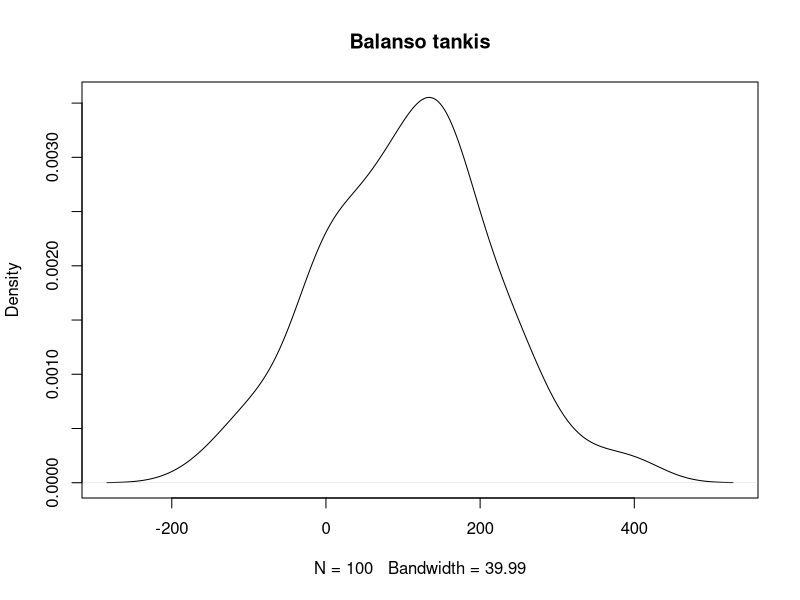

The R script that drew this image:
## ---- chunk 1
knitr::opts_chunk$set(echo = TRUE)
## ---- chunk 2
n=100
balansas <- replicate(n, sum(sample(c(-10,12), n, replace=TRUE, prob=c(1/2, 1/2)))) #100 kartų sumuojami -10 ir +12 su tikimybe 1/2 abiems, pasikartojimai galimi
teig <- split(balansas, balansas>0) #padaliname balansą į teigiamus ir neigiamus
teig <- teig$`TRUE` #imame tik teigiamus
tikim = length(teig)/n #ir daliname teigiamų balansų skaičių iš visų turimų balansų skaičiaus, taip gauname tikimybę gauti teigiamą balansą
tikim
## ---- chunk 3
m<-mean(balansas) #pasiskaičiuojame balanso vidurkį (x)
conf.level<-0.95 #pasikliovimo lygmuo
z<-qt((1+conf.level)/2, df=n-1) #paskaičiuojame z
se<-sd(balansas)/sqrt(n) #σ/√n standartinį nuokrypį daliname iš šaknies iš imties didumo
ci<-z*se #Z*σ/√n
m-ci #x-Z*σ/√n, apatinė intervalo riba
m+ci #x+Z*σ/√n, viršutinė intervalo riba
## ---- chunk 4
plot(density(balansas), main = "Balanso tankis")
